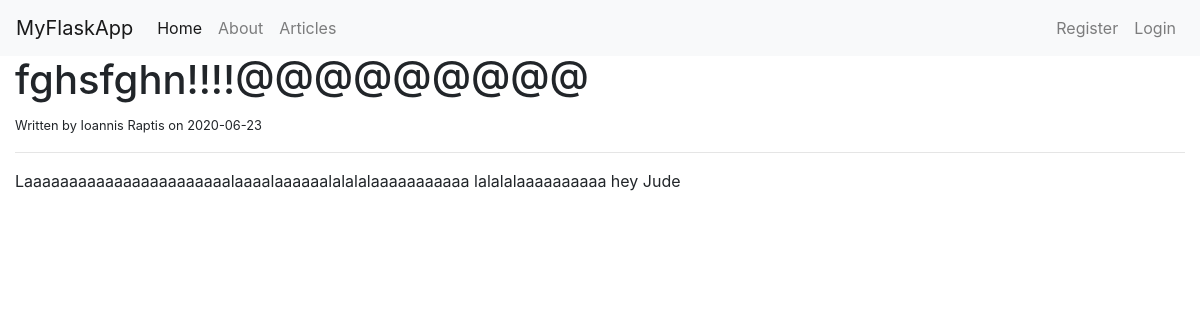
The app's page /article/4/ with its own data.
### flaskapp/models.py (models this page shows, shortened)
class Article(db.Model):
    id = db.Column(db.Integer, primary_key=True)
    title = db.Column(db.String(100), unique=True)
    body = db.Column(db.String, nullable=False)
    creation_date = db.Column(
        db.DateTime, nullable=False, default=datetime.datetime.utcnow)
    user_id = db.Column(db.Integer, db.ForeignKey('user.id'), nullable=False)

class User(db.Model):
    id = db.Column(db.Integer, primary_key=True)
    name = db.Column(db.String(100), unique=True, nullable=False)
    email = db.Column(db.String(100), unique=True, nullable=False)
    username = db.Column(db.String(100), unique=True, nullable=False)
    password = db.Column(db.String(100), nullable=False)
    articles = db.relationship('Article', backref='author', lazy=True)

### flaskapp/articles/routes.py (the view)
@articles.route('/article/<string:id>/')
def article(id):
    article = Article.query.get_or_404(id)
    return render_template('article.html', article=article)

### flaskapp/templates/article.html
{% extends 'layout.html' %}
{% block body %}
    <h1>{{ article.title }}</h1>
    <small>Written by
        {{ article.author.name }}
        on
        {{ article.creation_date.strftime('%Y-%m-%d') }}
    </small>
    <hr>
        <div>
            {{ article.body | safe }}
        </div>
    {% endblock %}

### records on screen
Article: title "fghsfghn!!!!@@@@@@@@@", creation_date "2020-06-23", body "Laaaaaaaaaaaaaaaaaaaaaaalaaaalaaaaaalalalalaaaaaaaaaaa lalalalaaaaaaaaaa hey Jude"
User: author.name "Ioannis Raptis"
